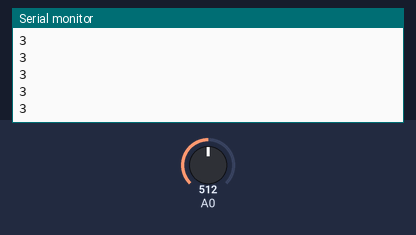
The sketch below on a simulated Arduino Uno, built with avr-gcc and run on an emulated ATmega328P. Shown: the last lines printed to the serial monitor. The inputs (shaded band) are chosen by the test bench; at power-on: A0 = 512.

Above: at 1.2 s.
1.3 s: A0 set to 440
At 2.3 s:
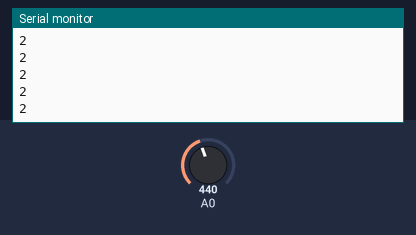
2.8 s: A0 set to 240
At 3.3 s:
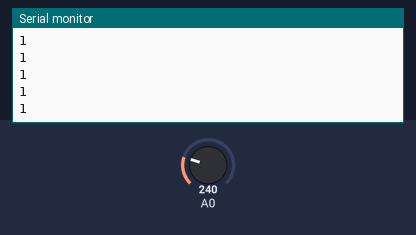
Timing chart, 0 to 5.8 s (numbered marks = the images above; inputs shaded):
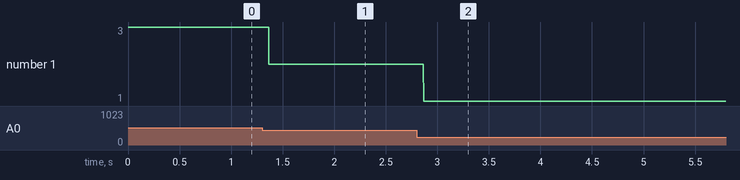

Measured:
- after the input at 1.3 s, the serial monitor: prints a new line after 0.07 s (image 1)
- after the input at 2.8 s, the serial monitor: prints a new line after 0.07 s (image 2)
- plotted number 1: 3 → 2 after the input at 1.3 s, 2 → 1 after the input at 2.8 s

The sketch:

Keypad_1.ino
```cpp
#define btnRIGHT  0
#define btnUP     1
#define btnDOWN   2
#define btnLEFT   3
#define btnSELECT 4
#define btnNONE   5

// read the buttons
int read_LCD_buttons()
{
 int adc_key_in = analogRead(0);      // read the value from the sensor
 // These values should work with all current keypads.
 // If you get unexpected results check the readings you get with you shield
 if (adc_key_in > 1000) return btnNONE; // We make this the 1st option for speed reasons since it will be the most likely result
 if (adc_key_in < 50)   return btnRIGHT;
 if (adc_key_in < 250)  return btnUP;
 if (adc_key_in < 450)  return btnDOWN;
 if (adc_key_in < 650)  return btnLEFT;
 if (adc_key_in < 1000)  return btnSELECT;

 return btnNONE;  // when all others fail, return this...
}

// the setup routine runs once when you press reset:
void setup() {
  // initialize serial communication at 9600 bits per second:
  Serial.begin(9600);
}

// the loop routine runs over and over again forever:
void loop() {
  // read the input on analog pin 0:
  int sensorValue = read_LCD_buttons();
  // print out the value you read:
  Serial.println(sensorValue);
  delay(1);        // delay in between reads for stability
}
```
